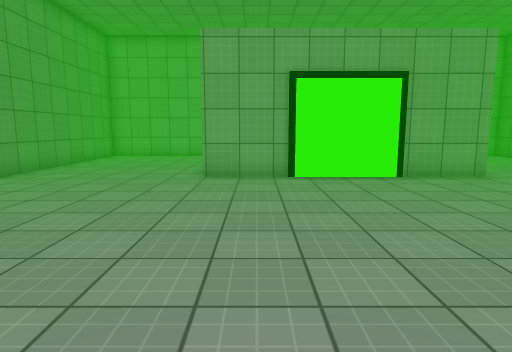
View 1 (above)

17 first-person views from a walk through a 3-D level made in the Unity game engine. The camera is 1.4 m above the floor, tilts 8° down and sees 75° across. The floor is counted in squares, 1 m on a side. Each view is taken from the middle of a square. On the plan, view 1 faces up. The plan holds only what a view shows up to about 15 squares ahead; the rest is blank. The place goes on beyond the plan. The player is left out. Surface patterns are stand-ins for the level's own textures.

View 2
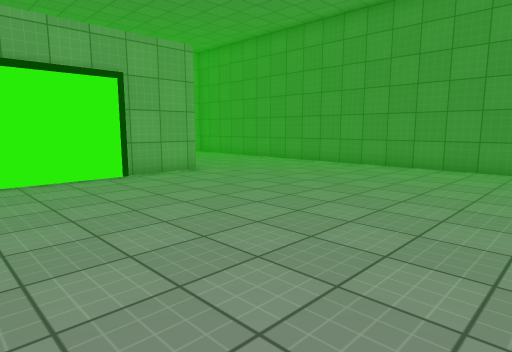

View 3
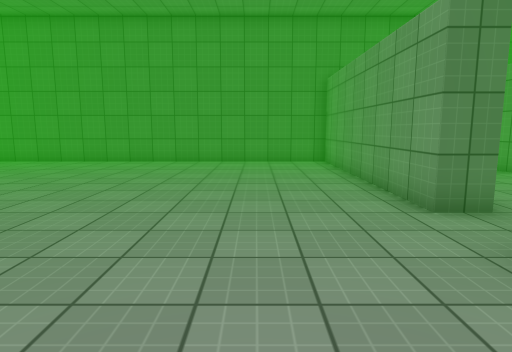

View 4
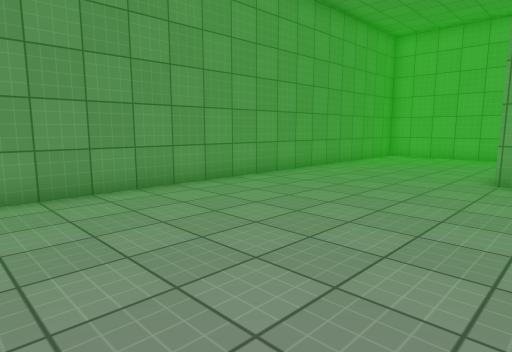

View 5
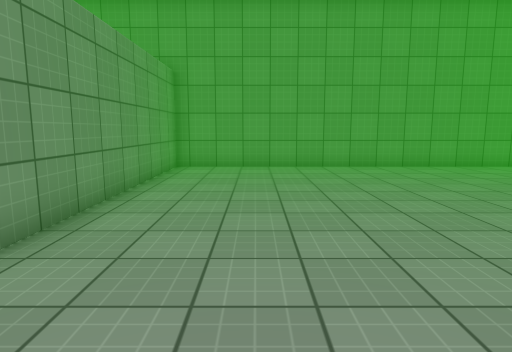

View 6
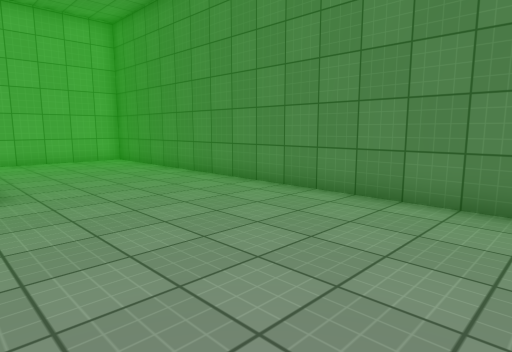

View 7
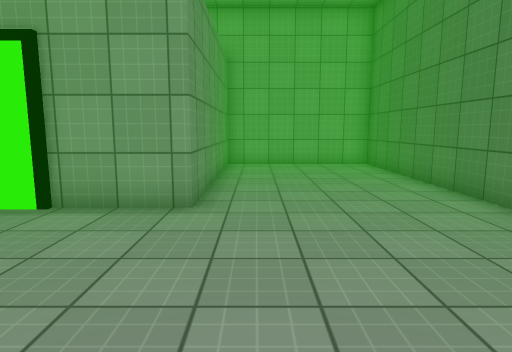

View 8
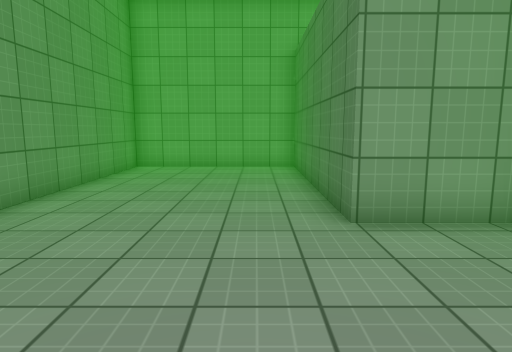

View 9
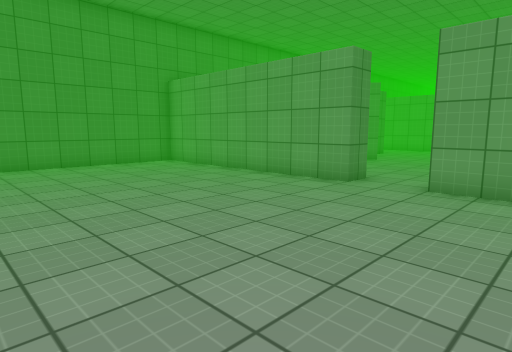

View 10
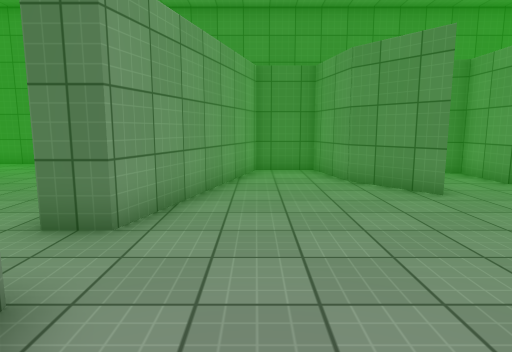

View 11
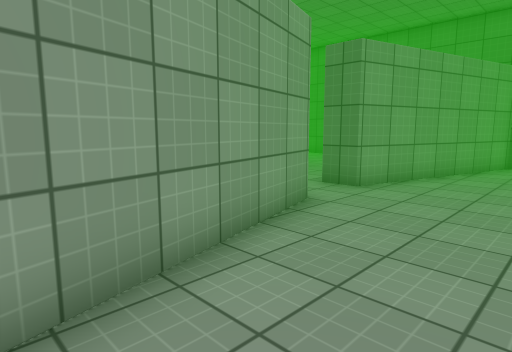

View 12
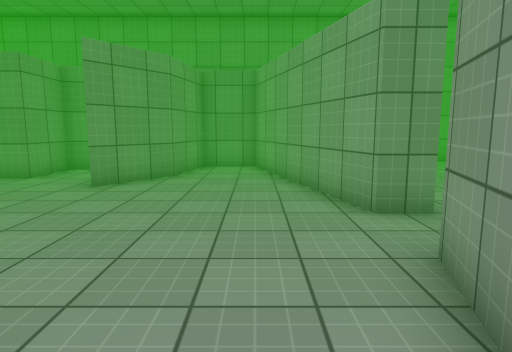

View 13
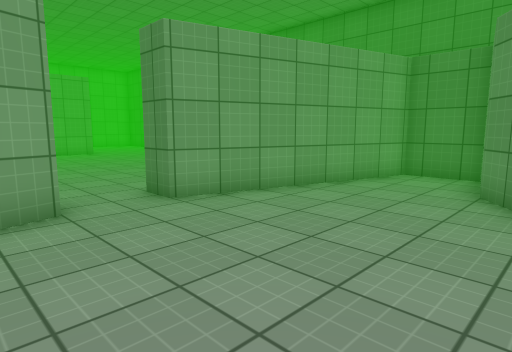

View 14
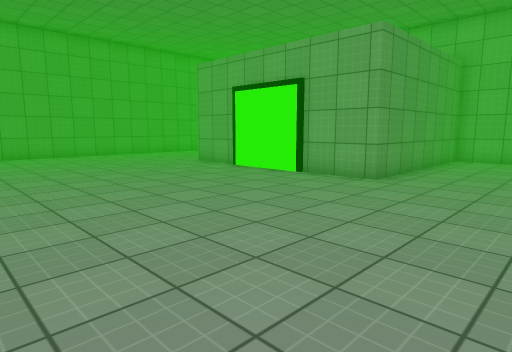

View 15
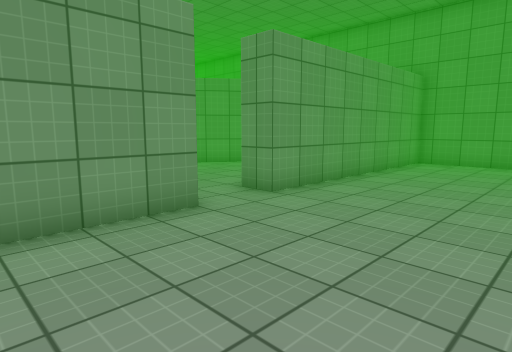

View 16
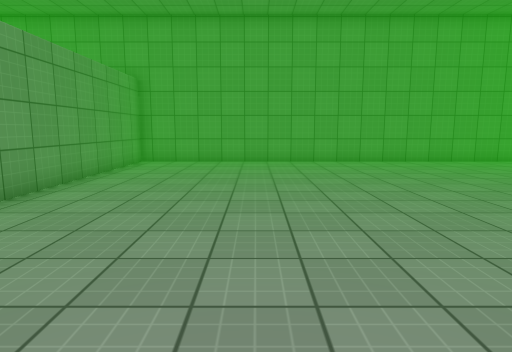

View 17
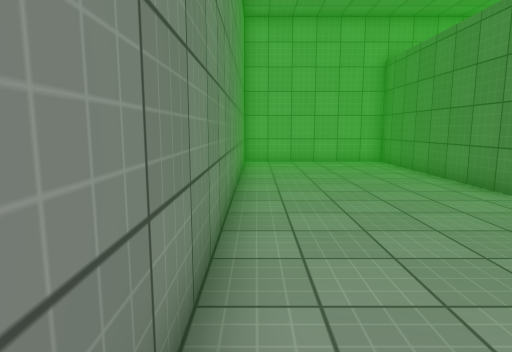

### Floor plan
Points are (right, up) in squares from view 1. A wall is a line through its corners. A room is listed if a view was taken in it or the views show most of it. See-through windows are left out.
Room 1 (views 1, 2, 3, 4, 5, 6, 7, 8, 9, 14, 15, 16, 17)
walls: (3.5, -4) (3.5, -3) (12.5, -3) (12.5, 17.5) (6.9, 17.5) (6.9, 9.9) (-1.6, 9.9) (-1.6, 17.5) (-7.5, 17.5) (-7.5, -3) (1.5, -3) (1.5, -4)
ways out: opening at (2.5, -3.5) to room 2
Room 2 (views 10, 11, 12, 13)
walls: (1.5, -4) (-5.5, -6) (-5.5, -8) (-3, -8.5) (-1, -10); (5.9, -10.1) (8, -8.5) (10.5, -8) (10.5, -6) (3.5, -4)
ways out: opening at (2.5, -3.5) to room 1

Where each view was taken, in squares from view 1:
view 1: 0 up, 0 right, facing up
view 2: 0 up, 0 right, facing up-right
view 3: 0 up, 2 left, facing right
view 4: 0 up, 0 right, facing up-left
view 5: 0 up, 5 right, facing left
view 6: 2 up, 6 right, facing up-right
view 7: 4 up, 8 right, facing up
view 8: 5 up, 3 left, facing up
view 9: 5 up, 1 left, facing down-right
view 10: 6 down, 1 left, facing right
view 11: 8 down, 4 left, facing up-right
view 12: 6 down, 7 right, facing left
view 13: 10 down, 0 right, facing up-right
view 14: 1 up, 11 right, facing up-left
view 15: 2 up, 7 right, facing down-left
view 16: 2 up, 7 right, facing left
view 17: 3 up, 7 left, facing up
